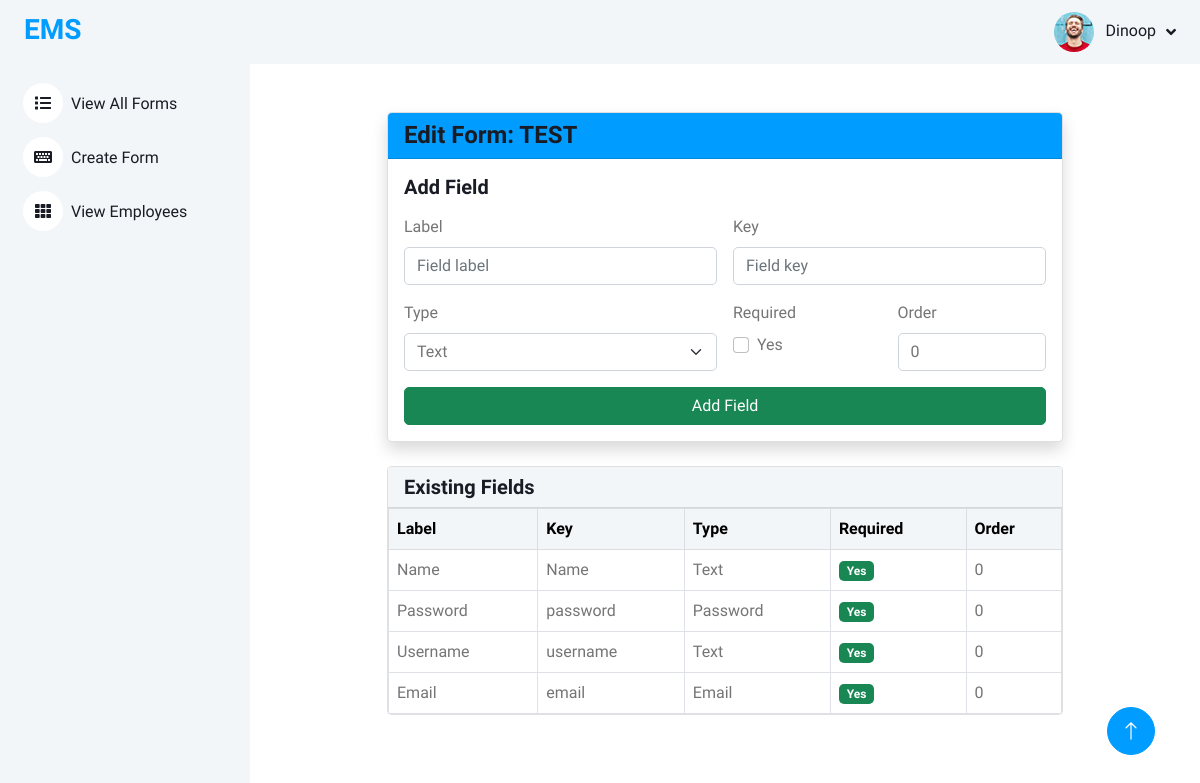
/forms/4/edit/ (signed in), run on the app's committed database.
### formsbuilder/models.py (models this page shows, shortened)
class DynamicForm(models.Model):
    name = models.CharField(max_length=200)
    description = models.TextField(blank=True, null=True)
    created_at = models.DateTimeField(auto_now_add=True)

class FormField(models.Model):
    FIELD_TYPES = [
        ('text','Text'),
        ('number','Number'),
        ('date','Date'),
        ('password','Password'),
        ('textarea','Textarea'),
        ('email','Email'),
    ]
    form = models.ForeignKey(DynamicForm, related_name='fields', on_delete=models.CASCADE)
    label = models.CharField(max_length=200)
    key = models.CharField(max_length=200)  # e.g. "employee_name"
    field_type = models.CharField(max_length=50, choices=FIELD_TYPES)
    required = models.BooleanField(default=False)
    order = models.PositiveIntegerField(default=0)
    class Meta:
        ordering = ['order']

### formsbuilder/views.py (the view, shortened to what this page needs)
# urls.py: path("<int:pk>/edit/", views.form_edit, name="form_edit"),
def form_edit(request, pk):
    form = get_object_or_404(DynamicForm, pk=pk)
    return render(request, "formsbuilder/form_edit.html", {"form": form})

### templates/formsbuilder/form_edit.html (shortened to what this page needs)
{% extends 'admin/admin_base.html' %}
{% load static %}
{% block content %}
<div class="container mt-5" style="max-width:700px;">
    <div class="card shadow mb-4">
        <div class="card-header bg-primary text-white">
            <h4 class="mb-0">Edit Form: {{ form.name }}</h4>
        </div>
        <div class="card-body">
            <h5 class="mb-3">Add Field</h5>
            <form method="post" class="row g-3">
                <div class="col-md-6">
                    <label for="label" class="form-label">Label</label>
                    <input type="text" name="label" id="label" class="form-control" required placeholder="Field label">
                </div>
                <div class="col-md-6">
                    <label for="key" class="form-label">Key</label>
                    <input type="text" name="key" id="key" class="form-control" required placeholder="Field key">
                </div>
                <div class="col-md-6">
                    <label for="field_type" class="form-label">Type</label>
                    <select name="field_type" id="field_type" class="form-select">
                        <option value="text">Text</option>
                    </select>
                </div>
                <div class="col-md-3">
                    <label for="required" class="form-label">Required</label>
                    <div class="form-check">
                        <input type="checkbox" name="required" id="required" class="form-check-input">
                        <label class="form-check-label" for="required">Yes</label>
                    </div>
                </div>
                <div class="col-md-3">
                    <label for="order" class="form-label">Order</label>
                    <input type="number" name="order" id="order" class="form-control" value="0" min="0">
                </div>
                <div class="col-12">
                    <button type="submit" class="btn btn-success w-100">Add Field</button>
                </div>
            </form>
        </div>
    </div>
    <div class="card">
        <div class="card-header bg-light">
            <h5 class="mb-0">Existing Fields</h5>
        </div>
        <div class="card-body p-0">
            <table class="table table-bordered mb-0">
                <thead class="table-light">
                    <tr>
                        <th>Label</th>
                        <th>Key</th>
                        <th>Type</th>
                        <th>Required</th>
                        <th>Order</th>
                    </tr>
                </thead>
                <tbody>
                    {% for field in form.fields.all %}
                        <tr>
                            <td>{{ field.label }}</td>
                            <td>{{ field.key }}</td>
                            <td>{{ field.field_type|capfirst }}</td>
                            <td>{% if field.required %}<span class="badge bg-success">Yes</span>{% else %}<span class="badge bg-secondary">No</span>{% endif %}</td>
                            <td>{{ field.order }}</td>
                        </tr>
                    {% empty %}
                        <tr><td colspan="5" class="text-center text-muted">No fields yet</td></tr>
                    {% endfor %}
                </tbody>
            </table>
        </div>
    </div>
</div>
{% endblock %}

### templates/admin/admin_base.html (shortened to what this page needs)
<!DOCTYPE html>
{% load static %}
<html lang="en">
<head>
    <link href="https://cdnjs.cloudflare.com/ajax/libs/font-awesome/5.10.0/css/all.min.css" rel="stylesheet">
    <link href="https://cdn.jsdelivr.net/npm/bootstrap-icons@1.4.1/font/bootstrap-icons.css" rel="stylesheet">
    <link href="{% static 'lib/owlcarousel/assets/owl.carousel.min.css' %}" rel="stylesheet">
    <link href="{% static 'lib/tempusdominus/css/tempusdominus-bootstrap-4.min.css' %}" rel="stylesheet" />
    <link href="{% static 'css/bootstrap.min.css' %}" rel="stylesheet">
    <link href="{% static 'css/style.css' %}" rel="stylesheet">
</head>
<body>
    <div class="container-xxl position-relative bg-white d-flex p-0">
        <div class="sidebar pe-4 pb-3">
            <nav class="navbar bg-light navbar-light">
                <a href="index.html" class="navbar-brand mx-4 mb-3">
                    <h3 class="text-primary"></i>EMS</h3>
                </a>
                <div class="navbar-nav w-100">
                    <a href="{% url 'form_list' %}" class="nav-item nav-link"><i class="fa fa-list me-2"></i>View All Forms</a>
                    <a href="{% url 'form_create' %}" class="nav-item nav-link"><i class="fa fa-keyboard me-2"></i>Create Form</a>
                    <a href="{% url 'view_employees' %}" class="nav-item nav-link"><i class="fa fa-th me-2"></i>View Employees</a>
                </div>
            </nav>
        </div>
        <div class="content">
            <nav class="navbar navbar-expand bg-light navbar-light sticky-top px-4 py-0">
                <div class="navbar-nav align-items-center ms-auto">
                    <div class="nav-item dropdown">
                        <a href="#" class="nav-link dropdown-toggle" data-bs-toggle="dropdown">
                            <img class="rounded-circle me-lg-2" src="{% static 'img/user.jpg' %}" alt="" style="width: 40px; height: 40px;">
                            <span class="d-none d-lg-inline-flex">{{ request.user.username|capfirst }}</span>
                        </a>
                    </div>
                </div>
            </nav>
{% block content %}
{% endblock %}
        <a href="#" class="btn btn-lg btn-primary btn-lg-square back-to-top"><i class="bi bi-arrow-up"></i></a>
    </div>
</body>
</html>

### static/css/style.css (style rules this page uses)
:root { --primary: #009CFF; --light: #F3F6F9; --dark: #191C24; }
.back-to-top { position: fixed; display: none; right: 45px; bottom: 45px; z-index: 99; }
.btn { transition: .5s; }
.btn.btn-primary { color: #FFFFFF; }
.btn-lg-square { width: 48px; height: 48px; }
.btn-square, .btn-sm-square, .btn-lg-square { padding: 0; display: inline-flex; align-items: center; justify-content: center; font-weight: normal; border-radius: 50px; }
.sidebar { position: fixed; top: 0; left: 0; bottom: 0; width: 250px; height: 100vh; overflow-y: auto; background: var(--light); transition: 0.5s; z-index: 999; }
.content { margin-left: 250px; min-height: 100vh; background: #FFFFFF; transition: 0.5s; }
@media (min-width: 992px) { .sidebar { margin-left: 0; } }
@media (min-width: 992px) { .content { width: calc(100% - 250px); } }
.sidebar .navbar .navbar-nav .nav-link { padding: 7px 20px; color: var(--dark); font-weight: 500; border-left: 3px solid var(--light); border-radius: 0 30px 30px 0; outline: none; }
.sidebar .navbar .navbar-nav .nav-link i { width: 40px; height: 40px; display: inline-flex; align-items: center; justify-content: center; background: #FFFFFF; border-radius: 40px; }
.content .navbar .navbar-nav .nav-link { margin-left: 25px; padding: 12px 0; color: var(--dark); outline: none; }
.content .navbar .dropdown-toggle::after { margin-left: 6px; vertical-align: middle; border: none; content: "\f107"; font-family: "Font Awesome 5 Free"; font-weight: 900; transition: .5s; }

### data on the page
DynamicForm: name "TEST"
FormField: label "Name", key "Name", field_type "Text", required "Yes", order "0"
FormField: label "Password", key "password", field_type "Password", required "Yes", order "0"
FormField: label "Username", key "username", field_type "Text", required "Yes", order "0"
FormField: label "Email", key "email", field_type "Email", required "Yes", order "0"

### other printed values
{{ request.user.username|capfirst }} "Dinoop"
